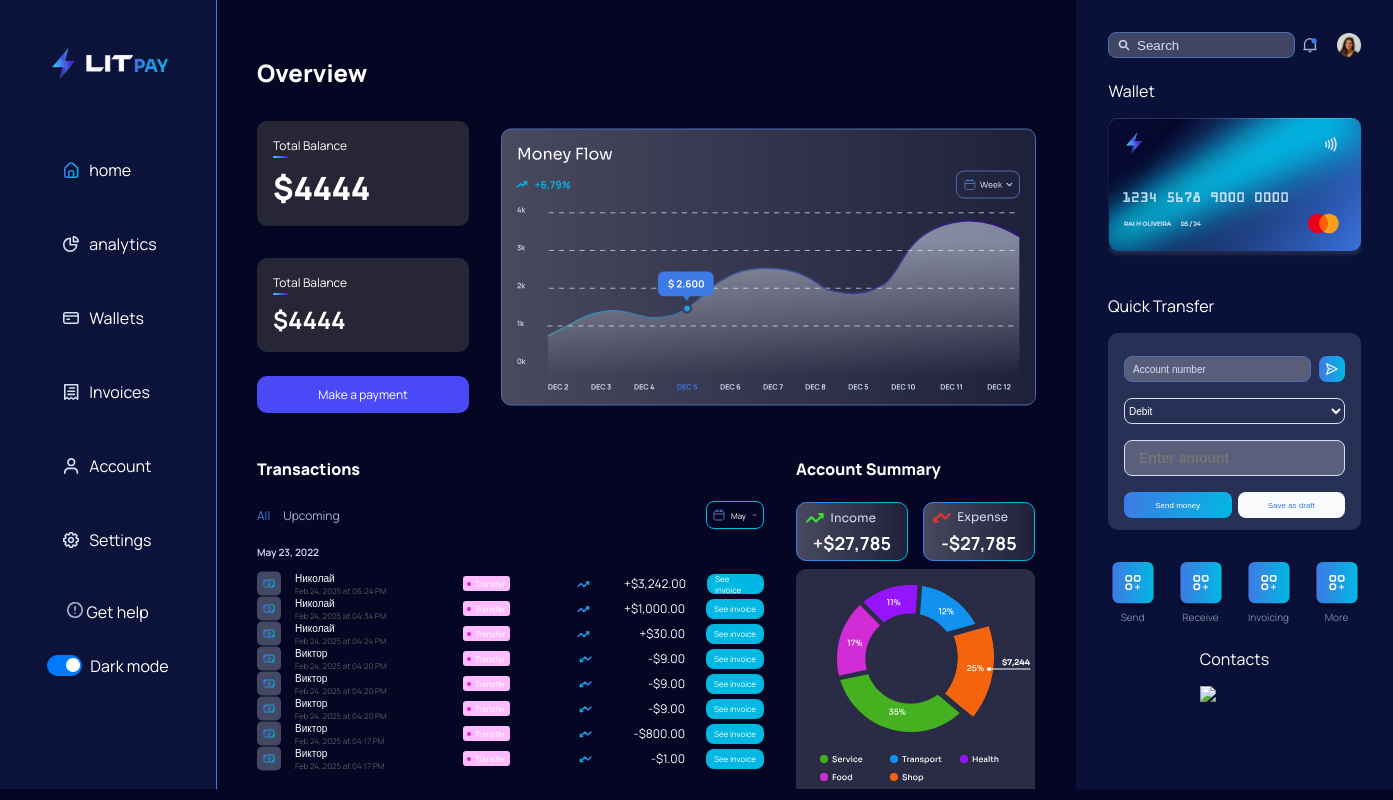
/index.php?_id=2, run on the app's committed database.
### tables this page shows
CREATE TABLE `users` (
  `id` int(11) NOT NULL,
  `name` varchar(32) NOT NULL,
  `balance` int(11) NOT NULL
);

CREATE TABLE `transactions` (
  `id` int(11) NOT NULL,
  `transaction_time` datetime DEFAULT current_timestamp(),
  `sender_id` int(11) NOT NULL,
  `receiver_id` int(11) NOT NULL,
  `sender_name` varchar(255) NOT NULL,
  `receiver_name` varchar(255) NOT NULL,
  `operation_type` enum('transfer','deposit','withdraw') NOT NULL,
  `amount` int(11) NOT NULL
);

### db-controller.php (called while the page is built, shortened)
<?php
require_once("db.php");
function findUserByID($id){
    global $pdo;
    $query = "SELECT * FROM Users WHERE id = ?";
    $stmt = $pdo->prepare($query);
    $stmt->execute([$id]);
    return $stmt->fetch();
}

### index.php (the view, shortened to what this page needs)
<!DOCTYPE html>
<html lang="en">
<head>
    <link rel="stylesheet" href="/static/css/main.css">
    <link rel="stylesheet" href="/static/css/aside.css">
</head>
<?php
require_once "db-controller.php";
$_id = $_GET['_id'] ?? '1';
$user = findUserByID($_id);
?>
<body>
    <section class="aside">
        <div href="#" class="aside__logo">
            <a href="#"><img src="/static/img/Logo.svg" alt="logo"></a>
        </div>
        <div class="nav-settings">
            <div class="nav">
                <a href="#" class="link-wrapper">
                    <div class="link">
                        <img src="/static/img/home.svg">
                        <span>home</span>
                    </div>
                </a>
                <a href="#" class="link-wrapper">
                    <div class="link">
                        <img src="/static/img/anal.svg">
                        <span>analytics</span>
                    </div>
                </a>
                <a href="#" class="link-wrapper">
                    <div class="link">
                        <img src="/static/img/wallet.svg">
                        <span>Wallets</span>
                    </div>
                </a>
                <a href="#" class="link-wrapper">
                    <div class="link">
                        <img src="/static/img/inv.svg">
                        <span>Invoices</span>
                    </div>
                </a>
                <a href="#" class="link-wrapper">
                    <div class="link">
                        <img src="/static/img/acc.svg">
                        <span>Account</span>
                    </div>
                </a>
                <a href="#" class="link-wrapper">
                    <div class="link">
                        <img src="/static/img/set.svg">
                        <span>Settings</span>
                    </div>
                </a>
            </div>
            <div class="settings">
                <div class="settings-link">
                    <img src="/static/img/11.svg">
                    <span>Get help</span>
                </div>
                <div class="switch-container">
                    <label class="switch">
                        <span class="slider"></span>
                    </label>
                    <div class="toggel">Dark mode</div>
                </div>
            </div>
        </div>
    </section>
    <section class="center-block">
        <section class="overview">
            <div class="money-overview">
                <div class="overview-title">Overview</div>
                <div class="money-container">
                    <div class="money-infos">
                        <div class="balance-container">
                            <div class="credit-limit">
                                <div class="balance-wrapper">
                                    <div class="b-text">Total Balance</div>
                                    <img src="/static/img/Rectangle 5689.svg" alt="" class="b-line">
                                </div>
                                <div class="balance">$<?= $user["balance"] ?></div>
                            </div>
                            <div class="credit-limit">
                                <div class="balance-wrapper">
                                    <div class="b-text">Total Balance</div>
                                    <img src="/static/img/Rectangle 5689.svg" alt="" class="b-line">
                                </div>
                                <div class="balance-2">$<?= $user["balance"] ?></div>
                            </div>
                        </div>
                        <a href="" class="button">Make a payment</a>
                    </div>
                    <img src="/static/img/Graphic.svg" class="graphic">
                </div>
        </section>
        <section class="center-bottom">
            <section class="Transactions">
                <div class="tr-text">Transactions</div>
                <div class="nav-bar">
                    <div class="toogle_tab">
                        <a href="" class="categories_all selected">All</a>
                        <a href="" class="categories_upcoming">Upcoming</a>
                    </div>
                    <a href="" class="filter-button">
                        <img src="/static/img/Frame.svg" alt="celendar" class="calendar">
                        <div class="month">May</div>
                        <img src="/static/img/Vector.svg" alt="arrow" class="calendar-arrow">
                    </a>
                </div>
                <div class="story">
                    <div class="date">May 23, 2022</div>
                    <?php $stmt = $pdo->prepare("SELECT * FROM transactions WHERE sender_id = ? OR receiver_id = ? ORDER BY id DESC");
                    $stmt->execute([$_id, $_id]);
                    $transactions = $stmt->fetchAll(PDO::FETCH_ASSOC);
                    foreach ($transactions as $transaction):
                        $isSender = $transaction["sender_id"] == $_id;
                        $amount = $isSender ? "-$" . number_format($transaction["amount"], 2) : "+$" . number_format($transaction["amount"], 2);
                        $category = "Transfer";
                        ?>
                        <div class="transaction-place">
                            <div class="left">
                                <div class="left-left">
                                    <img src="/static/img/icon-service.svg" alt="place">
                                    <div class="place-info">
                                        <div class="info-place">
                                            <?= htmlspecialchars($transaction["receiver_name"] ?? "Unknown") ?>
                                        </div>
                                        <div class="place-date">
                                            <?= date("M d, Y \\a\\t h:i A", strtotime($transaction["transaction_time"])) ?>
                                        </div>
                                    </div>
                                </div>
                                <div class="place-category">
                                    <img src="/static/img/Ellipse 859.svg" alt="cate">
                                    <div class="category"><?= htmlspecialchars($category) ?></div>
                                </div>
                            </div>
                            <div class="right">
                                <img src="/static/img/<?= $isSender ? 'Group.svg' : 'up.svg' ?>" alt="zigzag">
                                <div class="right-right">
                                    <div class="summ"><?= $amount ?></div>
                                    <a href="" class="see">See invoice</a>
                                </div>
                            </div>
                        </div>
                    <?php endforeach; ?>
                </div>
            </section>
            <img src="/static/img/Account summary.svg" alt="" class="account-summary">
        </section>
    </section>
    <section class="account-menu">
        <div class="menu-content">
            <div class="menu-header">
                <input type="search" placeholder="Search" class="search-input">
                <div class="profile">
                    <img src="/static/img/notification.svg" class="profile__img-1">
                    <img src="/static/img/perfil.svg" class="profile__img-2">
                </div>
            </div>
        </div>
        <div class="menu-wallet">
            <div class="wallet-header">Wallet</div>
            <img src="/static/img/Classic.svg" alt="card">
        </div>
        <div class="menu_quick-transfer">
            <div class="quick-transfer-header">Quick Transfer</div>
            <form class="quick-transfer-form" action="/send.php" method="POST">
                <div class="search-block">
                    <input class="form-phone-number" type="text" placeholder="Account number" name="ReceiverId">
                    <img src="/static/img/button.svg" class="send-button">
                </div>
                <select class="form-card-selector">
                    <option style="color: black;" value="Debit">Debit</option>
                </select>
                <div class="form-amount">
                    <input class="form-amount-holder" type="number" placeholder="Enter amount" name="Amount">
                </div>
                <div class="form-buttons">
                    <button class="send-money-button">Send money</button>
                    <button class="save-button">Save as draft</button>
                </div>
            </form>
        </div>
        <div class="menu_quick-buttons">
            <div class="quick-buttons-send">
                <div class="quick-buttons-block">
                    <img src="/static/img/more.svg">
                    <a href="" class="quick-buttons-send-button">Send</a>
                </div>
                <div class="quick-buttons-block">
                    <img src="/static/img/more.svg">
                    <a href="" class="quick-buttons-receive-button">Receive</a>
                </div>
                <div class="quick-buttons-block">
                    <img src="/static/img/more.svg">
                    <a href="" class="quick-buttons-invoicing-button">Invoicing</a>
                </div>
                <div class="quick-buttons-block">
                    <img src="/static/img/more.svg">
                    <a href="" class="quick-buttons-more-button">More</a>
                </div>
            </div>
        </div>
        <div class="menu-contacts">
            <div class="contacts-header">Contacts</div>
            <img src="/static/img/Contacts.svg">
        </div>
    </section>
</body>
</html>

### static/css/aside.css (style rules this page uses)
.aside { background-color: #3d7be51d; width: 258px; display: flex; flex-direction: column; align-items: center; border-right: 1px solid #3E79E5; }
.aside__logo { padding-top: 48px; }
.nav-settings { display: flex; flex-direction: column; gap: 40px; }
.nav { font-size: 11px; display: flex; flex-direction: column; padding-left: 48px; gap: 32px; padding-top: 64px; }
.settings { padding-bottom: 32px; display: flex; flex-direction: column; align-items: center; gap: 32px; }
.switch { font-size: 14px; position: relative; display: inline-block; width: 2.5em; height: 1.5em; }
.slider { position: absolute; cursor: pointer; top: 0; left: 0; right: 0; bottom: 0; background-color: #fff; border: 1px solid #adb5bd; transition: .4s; border-radius: 30px; }
.slider:before { position: absolute; content: ""; height: 1em; width: 1em; border-radius: 50%; left: 0.25em; bottom: 0.25em; background-color: #adb5bd; transition: .4s; }
input:checked + .slider { background-color: #007bff; border: 1px solid #007bff; }
input:checked + .slider:before { transform: translateX(1em); background-color: #fff; }
.switch-container { display: flex; flex-direction: row; gap: 8px; }
.link-wrapper { display: block; text-decoration: none; color: inherit; border-radius: 8px; transition: background-color 0.3s ease; }
.link { display: flex; align-items: center; padding: 10px; padding-right: 54px; }
.link img { margin-right: 10px; }
.link span { font-size: 16px; }

### data on the page
users: balance "4444"
transactions: receiver_name "Николай", transaction_time "Feb 24, 2025 at 06:24 PM", category "Transfer", amount "+$3,242.00"
transactions: receiver_name "Николай", transaction_time "Feb 24, 2025 at 04:34 PM", category "Transfer", amount "+$1,000.00"
transactions: receiver_name "Николай", transaction_time "Feb 24, 2025 at 04:24 PM", category "Transfer", amount "+$30.00"
transactions: receiver_name "Виктор", transaction_time "Feb 24, 2025 at 04:20 PM", category "Transfer", amount "-$9.00"
transactions: receiver_name "Виктор", transaction_time "Feb 24, 2025 at 04:20 PM", category "Transfer", amount "-$9.00"
transactions: receiver_name "Виктор", transaction_time "Feb 24, 2025 at 04:20 PM", category "Transfer", amount "-$9.00"
transactions: receiver_name "Виктор", transaction_time "Feb 24, 2025 at 04:17 PM", category "Transfer", amount "-$800.00"
transactions: receiver_name "Виктор", transaction_time "Feb 24, 2025 at 04:17 PM", category "Transfer", amount "-$1.00"
